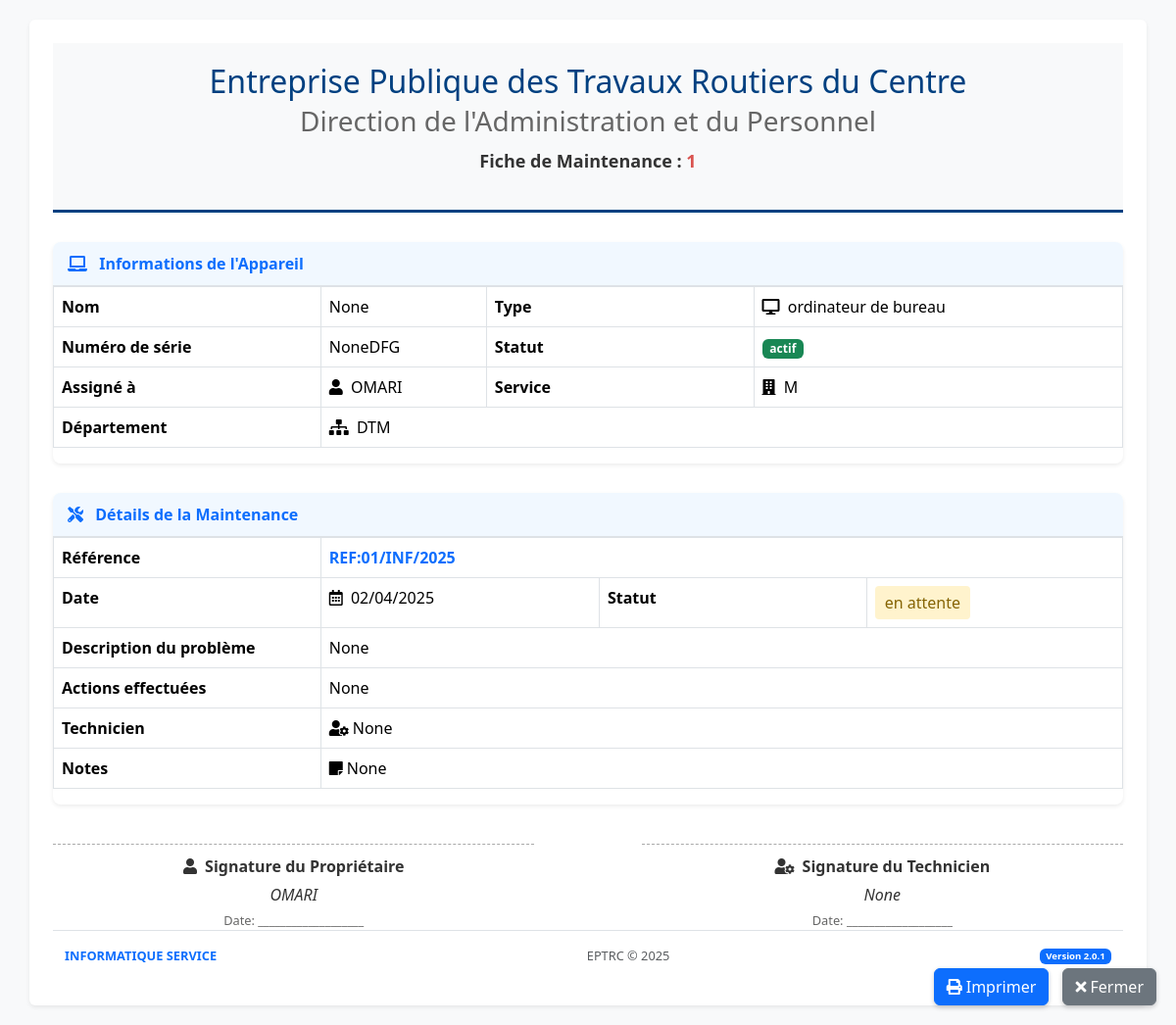
The app's page /maintenance/1/print, older data.
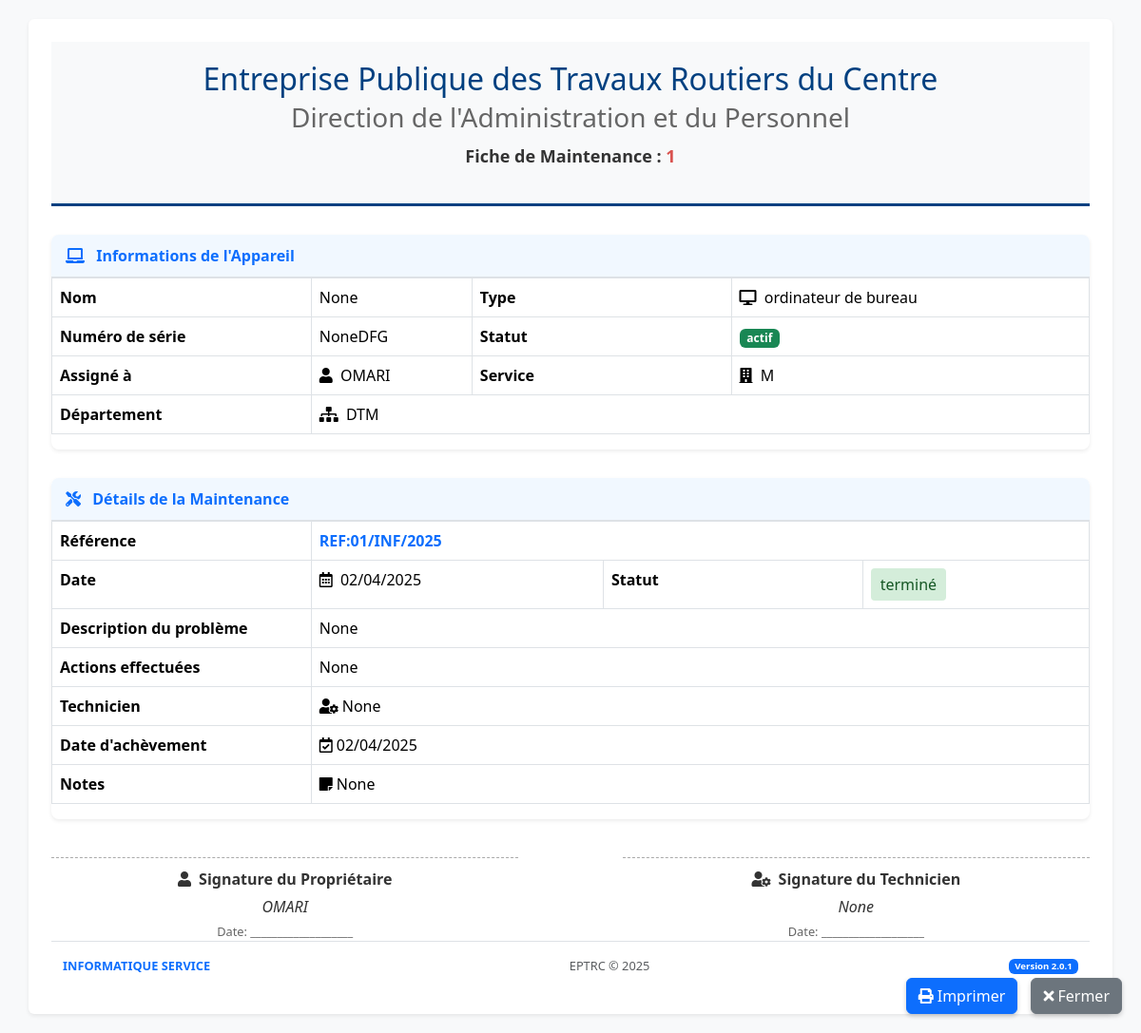
The same page, newer data.
### app.py (models this page shows, shortened)
class MaintenanceRecord(db.Model):
    id = db.Column(db.Integer, primary_key=True)
    device_id = db.Column(db.Integer, db.ForeignKey('device.id'), nullable=False)
    reference = db.Column(db.String(20))  # Add this line for the reference field
    maintenance_date = db.Column(db.Date, nullable=False)
    issue_description = db.Column(db.Text, nullable=False)
    actions_taken = db.Column(db.Text)
    status = db.Column(db.String(20), default='en attente')
    technician = db.Column(db.String(100), nullable=False)
    completion_date = db.Column(db.Date)
    notes = db.Column(db.Text)

class Device(db.Model):
    id = db.Column(db.Integer, primary_key=True)
    name = db.Column(db.String(100), nullable=False)
    type = db.Column(db.String(50), nullable=False)
    serial_number = db.Column(db.String(100), nullable=False, unique=True)
    status = db.Column(db.String(20), default='actif')
    assigned_to = db.Column(db.String(100))
    service = db.Column(db.String(100))
    department = db.Column(db.String(100))
    mac_address = db.Column(db.String(17))
    notes = db.Column(db.Text)
    maintenance_records = db.relationship('MaintenanceRecord', backref='device', lazy=True, cascade="all, delete-orphan")

### app.py (the view)
@app.route('/maintenance/<int:record_id>/print')
def print_maintenance(record_id):
    maintenance_record = MaintenanceRecord.query.get_or_404(record_id)
    return render_template('print_maintenance.html', record=maintenance_record)

### app.py (called while the page is built)
@app.context_processor
def utility_processor():
    return dict(now=datetime.now)

### templates/print_maintenance.html (shortened to what this page needs)
<!DOCTYPE html>
<html lang="fr">
<head>
    <link rel="stylesheet" href="{{ url_for('static', filename='css/bootstrap.min.css') }}">
    <link rel="stylesheet" href="https://cdnjs.cloudflare.com/ajax/libs/font-awesome/5.15.4/css/all.min.css">
</head>
<body>
    <div class="container bg-white p-4 rounded shadow-sm">
        <div class="header" style="text-align: center; padding: 20px; border-bottom: 3px solid #004080; background-color: #f8f9fa;">
            <h2 style="color: #004080; margin-bottom: 5px;">Entreprise Publique des Travaux Routiers du Centre</h2>
            <h3 style="color: #666; margin-bottom: 10px;">Direction de l'Administration et du Personnel</h3>
            <p style="font-size: 18px; font-weight: bold; color: #333;">Fiche de Maintenance : <span style="color: #d9534f;">{{ record.id }}</span></p>
        </div>
        <div id="qrcode" class="qr-code"></div>
        <div class="device-info">
            <div class="section-header">
                <i class="fas fa-laptop me-2"></i>    Informations de l'Appareil
            </div>
            <div class="table-responsive">
                <table class="table table-bordered">
                    <tr>
                        <th>Nom</th>
                        <td>{{ record.device.name }}</td>
                        <th>Type</th>
                        <td>
                            {% if record.device.type == 'ordinateur de bureau' %}
                                <i class="fas fa-desktop me-1"></i>
                            {% elif record.device.type == 'ordinateur portable' %}
                                <i class="fas fa-laptop me-1"></i>
                            {% else %}
                                <i class="fas fa-hdd me-1"></i>
                            {% endif %}
                             {{ record.device.type }}
                        </td>
                    </tr>
                    <tr>
                        <th>Numéro de série</th>
                        <td>{{ record.device.serial_number }}</td>
                        <th>Statut</th>
                        <td>
                            {% if record.device.status == 'actif' %}
                                <span class="badge bg-success">{{ record.device.status }}</span>
                            {% elif record.device.status == 'en maintenance' %}
                                <span class="badge bg-warning">{{ record.device.status }}</span>
                            {% else %}
                                <span class="badge bg-secondary">{{ record.device.status }}</span>
                            {% endif %}
                        </td>
                    </tr>
                    {% if record.device.assigned_to %}
                    <tr>
                        <th>Assigné à</th>
                        <td><i class="fas fa-user me-1"></i>   {{ record.device.assigned_to }}</td>
                        <th>Service</th>
                        <td>{% if record.device.service %}<i class="fas fa-building me-1"></i>   {{ record.device.service }}{% endif %}</td>
                    </tr>
                    {% endif %}
                    {% if record.device.department %}
                    <tr>
                        <th>Département</th>
                        <td colspan="3"><i class="fas fa-sitemap me-1"></i>    {{ record.device.department }}</td>
                    </tr>
                    {% endif %}
                </table>
            </div>
        </div>
        <div class="maintenance-info">
            <div class="section-header">
                <i class="fas fa-tools me-2"></i>     Détails de la Maintenance
            </div>
            <div class="table-responsive">
                <table class="table table-bordered">
                    <tr>
                        <th>Référence</th>
                        <td colspan="3">
                            <span style="font-weight: bold; color: #0d6efd;">
                                {{ record.reference or 'MAINT-' + record.id|string }}
                            </span>
                        </td>
                    </tr>
                    <tr>
                        <th>Date</th>
                        <td><i class="far fa-calendar-alt me-1"></i>    {{ record.maintenance_date.strftime('%d/%m/%Y') }}</td>
                        <th>Statut</th>
                        <td>
                            {% if record.status == 'en attente' %}
                                <span class="status-badge status-en-attente">   {{ record.status }}</span>
                            {% elif record.status == 'en cours' %}
                                <span class="status-badge status-en-cours">   {{ record.status }}</span>
                            {% elif record.status == 'terminé' %}
                                <span class="status-badge status-termine">   {{ record.status }}</span>
                            {% else %}
                                <span class="status-badge">    {{ record.status }}</span>
                            {% endif %}
                        </td>
                    </tr>
                    <tr>
                        <th>Description du problème</th>
                        <td colspan="3">{{ record.issue_description }}</td>
                    </tr>
                    {% if record.actions_taken %}
                    <tr>
                        <th>Actions effectuées</th>
                        <td colspan="3">{{ record.actions_taken }}</td>
                    </tr>
                    {% endif %}
                    <tr>
                        <th>Technicien</th>
                        <td colspan="3"><i class="fas fa-user-cog me-1"></i>{{ record.technician }}</td>
                    </tr>
                    {% if record.completion_date %}
                    <tr>
                        <th>Date d'achèvement</th>
                        <td colspan="3"><i class="far fa-calendar-check me-1"></i>{{ record.completion_date.strftime('%d/%m/%Y') }}</td>
                    </tr>
                    {% endif %}
                    {% if record.notes %}
                    <tr>
                        <th>Notes</th>
                        <td colspan="3"><i class="fas fa-sticky-note me-1"></i>{{ record.notes }}</td>
                    </tr>
                    {% endif %}
                </table>
            </div>
        </div>
        <div class="signatures">
            <div class="signature-box">
                <div class="signature-title"><i class="fas fa-user me-1"></i>   Signature du Propriétaire</div>
                <div class="signature-name">   {{ record.device.assigned_to or 'Non assigné' }}</div>
                <div class="signature-date">Date: ___________________</div>
            </div>
            <div class="signature-box">
                <div class="signature-title"><i class="fas fa-user-cog me-1"></i>   Signature du Technicien</div>
                <div class="signature-name">    {{ record.technician }}</div>
                <div class="signature-date">Date: ___________________</div>
            </div>
        </div>
        <footer class="footer py-3 mt-auto">
            <div class="container-fluid">
                <div class="d-flex flex-column flex-sm-row justify-content-between align-items-center">
                    <span class="fw-bold text-primary">INFORMATIQUE SERVICE</span>
                    <span class="text-muted">EPTRC © 2025 </span>
                    <span class="badge bg-primary">Version 2.0.1</span>
                </div>
            </div>
        </footer>
    </div>
    <div class="btn-controls no-print">
        <button class="btn btn-primary" onclick="window.print()">
            <i class="fas fa-print me-1"></i>Imprimer
        </button>
        <button class="btn btn-secondary" onclick="window.close()">
            <i class="fas fa-times me-1"></i>Fermer
        </button>
    </div>
</body>
</html>

### templates/print_maintenance.html (style rules this page uses)
body { font-family: 'Segoe UI', Arial, sans-serif; padding: 20px; color: #333; background-color: #f8f9fa; }
.header { text-align: center; margin-bottom: 30px; border-bottom: 2px solid #0d6efd; padding-bottom: 15px; position: relative; }
.maintenance-info, .device-info { margin-bottom: 30px; box-shadow: 0 0.125rem 0.25rem rgba(0, 0, 0, 0.075); border-radius: 0.5rem; overflow: hidden; }
.section-header { background-color: #f1f8ff; padding: 10px 15px; border-bottom: 1px solid #dee2e6; font-weight: 600; color: #0d6efd; }
table { width: 100%; border-collapse: collapse; margin-bottom: 0; }
table, th, td { border: 1px solid #dee2e6; }
th { background-color: #f8f9fa; font-weight: 600; width: 25%; }
th, td { padding: 12px 15px; text-align: left; }
.footer { margin-top: 50px; text-align: center; font-size: 0.8em; color: #6c757d; border-top: 1px solid #dee2e6; padding-top: 20px; }
.status-badge { display: inline-block; padding: 5px 10px; border-radius: 4px; font-weight: 500; }
.status-termine { background-color: #d4edda; color: #155724; }
.btn-controls { position: fixed; bottom: 20px; right: 20px; z-index: 1000; }
.btn-controls .btn { box-shadow: 0 2px 5px rgba(0,0,0,0.2); margin-left: 10px; }
.qr-code { position: absolute; top: 0; right: 0; width: 100px; height: 100px; display: flex; align-items: center; justify-content: center; }
.signatures { margin-top: 40px; display: flex; justify-content: space-between; }
.signature-box { width: 45%; border-top: 1px dashed #aaa; padding-top: 10px; text-align: center; }
.signature-title { font-weight: bold; margin-bottom: 5px; }
.signature-name { font-style: italic; }
.signature-date { font-size: 0.8em; color: #666; margin-top: 5px; }

Row changes from the older to the newer data that the page shows:
changed MaintenanceRecord "None": completion_date (not shown) → "02/04/2025"; status "en attente" → "terminé"
Text that changed along with them:
text now shown: "Date d'achèvement"
